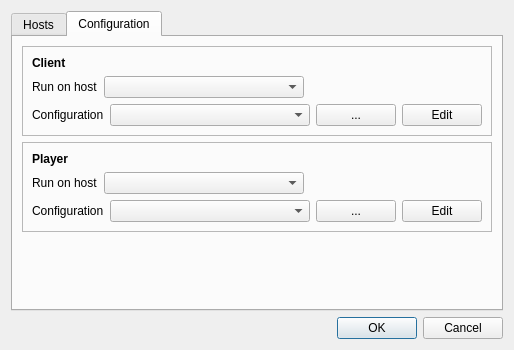
<?xml version="1.0" encoding="UTF-8"?>
<ui version="4.0">
 <class>ConfigDlg</class>
 <widget class="QDialog" name="ConfigDlg">
  <property name="geometry">
   <rect>
    <x>0</x>
    <y>0</y>
    <width>513</width>
    <height>350</height>
   </rect>
  </property>
  <property name="windowTitle">
   <string>Settings</string>
  </property>
  <layout class="QVBoxLayout" name="verticalLayout_3">
   <item>
    <widget class="QTabWidget" name="tabWidget">
     <property name="currentIndex">
      <number>1</number>
     </property>
     <widget class="QWidget" name="tabHost">
      <attribute name="title">
       <string>Hosts</string>
      </attribute>
      <layout class="QVBoxLayout" name="verticalLayout">
       <item>
        <widget class="QListView" name="ServerListView">
         <property name="editTriggers">
          <set>QAbstractItemView::NoEditTriggers</set>
         </property>
        </widget>
       </item>
       <item>
        <layout class="QHBoxLayout" name="horizontalLayout">
         <item>
          <widget class="QPushButton" name="btAddHost">
           <property name="text">
            <string>Add...</string>
           </property>
          </widget>
         </item>
         <item>
          <widget class="QPushButton" name="btRemoveHost">
           <property name="text">
            <string>Remove</string>
           </property>
          </widget>
         </item>
         <item>
          <spacer name="horizontalSpacer">
           <property name="orientation">
            <enum>Qt::Horizontal</enum>
           </property>
           <property name="sizeHint" stdset="0">
            <size>
             <width>40</width>
             <height>20</height>
            </size>
           </property>
          </spacer>
         </item>
        </layout>
       </item>
      </layout>
     </widget>
     <widget class="QWidget" name="tabConfig">
      <attribute name="title">
       <string>Configuration</string>
      </attribute>
      <layout class="QVBoxLayout" name="verticalLayout_2">
       <item>
        <widget class="QFrame" name="frame_2">
         <property name="frameShape">
          <enum>QFrame::StyledPanel</enum>
         </property>
         <property name="frameShadow">
          <enum>QFrame::Raised</enum>
         </property>
         <layout class="QVBoxLayout" name="verticalLayout_4">
          <item>
           <widget class="QLabel" name="label_2">
            <property name="font">
             <font>
              <weight>75</weight>
              <bold>true</bold>
             </font>
            </property>
            <property name="text">
             <string>Client</string>
            </property>
           </widget>
          </item>
          <item>
           <layout class="QHBoxLayout" name="horizontalLayout_7">
            <item>
             <widget class="QLabel" name="label_10">
              <property name="text">
               <string>Run on host</string>
              </property>
             </widget>
            </item>
            <item>
             <widget class="QComboBox" name="clientHostCmbx">
              <property name="sizePolicy">
               <sizepolicy hsizetype="Preferred" vsizetype="Fixed">
                <horstretch>0</horstretch>
                <verstretch>0</verstretch>
               </sizepolicy>
              </property>
              <property name="minimumSize">
               <size>
                <width>200</width>
                <height>0</height>
               </size>
              </property>
             </widget>
            </item>
            <item>
             <spacer name="horizontalSpacer_2">
              <property name="orientation">
               <enum>Qt::Horizontal</enum>
              </property>
              <property name="sizeHint" stdset="0">
               <size>
                <width>40</width>
                <height>20</height>
               </size>
              </property>
             </spacer>
            </item>
           </layout>
          </item>
          <item>
           <layout class="QHBoxLayout" name="horizontalLayout_5">
            <item>
             <widget class="QLabel" name="label_3">
              <property name="text">
               <string>Configuration</string>
              </property>
             </widget>
            </item>
            <item>
             <widget class="QComboBox" name="clientConfigCmbx">
              <property name="sizePolicy">
               <sizepolicy hsizetype="Expanding" vsizetype="Fixed">
                <horstretch>4</horstretch>
                <verstretch>0</verstretch>
               </sizepolicy>
              </property>
              <property name="minimumSize">
               <size>
                <width>200</width>
                <height>0</height>
               </size>
              </property>
              <property name="statusTip">
               <string>CAST configuration file </string>
              </property>
             </widget>
            </item>
            <item>
             <widget class="QPushButton" name="btBrowseCastFile">
              <property name="text">
               <string>...</string>
              </property>
             </widget>
            </item>
            <item>
             <widget class="QPushButton" name="btEditClientConfig">
              <property name="text">
               <string>Edit</string>
              </property>
             </widget>
            </item>
           </layout>
          </item>
         </layout>
        </widget>
       </item>
       <item>
        <widget class="QFrame" name="frame_3">
         <property name="frameShape">
          <enum>QFrame::StyledPanel</enum>
         </property>
         <property name="frameShadow">
          <enum>QFrame::Raised</enum>
         </property>
         <layout class="QVBoxLayout" name="verticalLayout_5">
          <item>
           <widget class="QLabel" name="label_9">
            <property name="font">
             <font>
              <weight>75</weight>
              <bold>true</bold>
             </font>
            </property>
            <property name="text">
             <string>Player</string>
            </property>
           </widget>
          </item>
          <item>
           <layout class="QHBoxLayout" name="horizontalLayout_8">
            <item>
             <widget class="QLabel" name="label_11">
              <property name="text">
               <string>Run on host</string>
              </property>
             </widget>
            </item>
            <item>
             <widget class="QComboBox" name="playerHostCmbx">
              <property name="sizePolicy">
               <sizepolicy hsizetype="Preferred" vsizetype="Fixed">
                <horstretch>0</horstretch>
                <verstretch>0</verstretch>
               </sizepolicy>
              </property>
              <property name="minimumSize">
               <size>
                <width>200</width>
                <height>0</height>
               </size>
              </property>
             </widget>
            </item>
            <item>
             <spacer name="horizontalSpacer_3">
              <property name="orientation">
               <enum>Qt::Horizontal</enum>
              </property>
              <property name="sizeHint" stdset="0">
               <size>
                <width>40</width>
                <height>20</height>
               </size>
              </property>
             </spacer>
            </item>
           </layout>
          </item>
          <item>
           <layout class="QHBoxLayout" name="horizontalLayout_6">
            <item>
             <widget class="QLabel" name="label_8">
              <property name="text">
               <string>Configuration</string>
              </property>
             </widget>
            </item>
            <item>
             <widget class="QComboBox" name="playerConfigCmbx">
              <property name="sizePolicy">
               <sizepolicy hsizetype="Expanding" vsizetype="Fixed">
                <horstretch>4</horstretch>
                <verstretch>0</verstretch>
               </sizepolicy>
              </property>
              <property name="minimumSize">
               <size>
                <width>200</width>
                <height>0</height>
               </size>
              </property>
              <property name="statusTip">
               <string>Player configuration file</string>
              </property>
             </widget>
            </item>
            <item>
             <widget class="QPushButton" name="btBrowsePlayerFile">
              <property name="text">
               <string>...</string>
              </property>
             </widget>
            </item>
            <item>
             <widget class="QPushButton" name="btEditPlayerConfig">
              <property name="text">
               <string>Edit</string>
              </property>
             </widget>
            </item>
           </layout>
          </item>
         </layout>
        </widget>
       </item>
       <item>
        <spacer name="verticalSpacer">
         <property name="orientation">
          <enum>Qt::Vertical</enum>
         </property>
         <property name="sizeHint" stdset="0">
          <size>
           <width>20</width>
           <height>87</height>
          </size>
         </property>
        </spacer>
       </item>
      </layout>
     </widget>
    </widget>
   </item>
   <item>
    <widget class="QDialogButtonBox" name="buttonBox">
     <property name="orientation">
      <enum>Qt::Horizontal</enum>
     </property>
     <property name="standardButtons">
      <set>QDialogButtonBox::Cancel|QDialogButtonBox::Ok</set>
     </property>
    </widget>
   </item>
  </layout>
 </widget>
 <resources/>
 <connections>
  <connection>
   <sender>buttonBox</sender>
   <signal>accepted()</signal>
   <receiver>ConfigDlg</receiver>
   <slot>accept()</slot>
   <hints>
    <hint type="sourcelabel">
     <x>248</x>
     <y>254</y>
    </hint>
    <hint type="destinationlabel">
     <x>157</x>
     <y>274</y>
    </hint>
   </hints>
  </connection>
  <connection>
   <sender>buttonBox</sender>
   <signal>rejected()</signal>
   <receiver>ConfigDlg</receiver>
   <slot>reject()</slot>
   <hints>
    <hint type="sourcelabel">
     <x>316</x>
     <y>260</y>
    </hint>
    <hint type="destinationlabel">
     <x>286</x>
     <y>274</y>
    </hint>
   </hints>
  </connection>
 </connections>
</ui>
